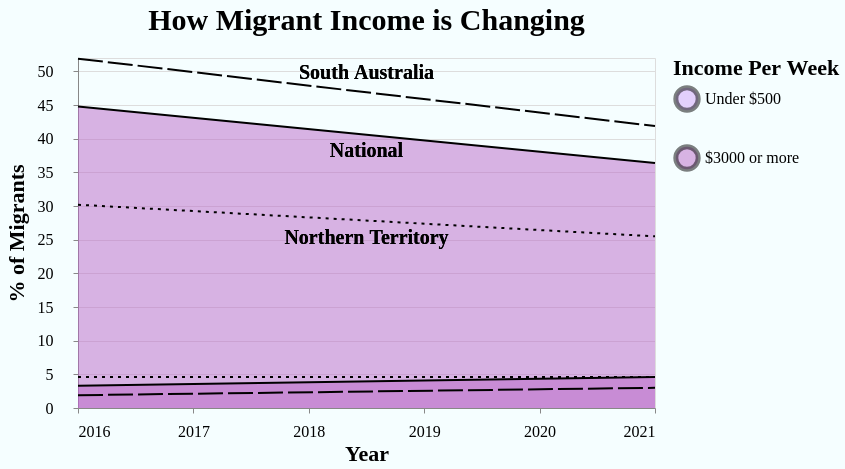

Specify this chart in Vega-Lite:
### Vega-Lite specification from a JSON file in a GitHub repository (floating-point values rounded to 4 significant figures)
{"$schema": "https://vega.github.io/schema/vega-lite/v5.json", "title": {"text": "How Migrant Income is Changing", "font": "Dubai", "dy": -15, "fontSize": 30}, "background": "#f5feff", "width": 577, "height": 350, "data": {"values": [{"Code": 4, "Label": "South Australia", "Year": 2016, "Under $500 per week": 51.9, "$3000 or more per week (%)": 1.9, "Category": "Under $500"}, {"Code": 4, "Label": "South Australia", "Year": 2021, "Under $500 per week": 41.9, "$3000 or more per week (%)": 3.0, "Category": "Under $500"}, {"Code": 7, "Label": "Northern Territory", "Year": 2016, "Under $500 per week": 30.2, "$3000 or more per week (%)": 4.6, "Category": "Under $500"}, {"Code": 7, "Label": "Northern Territory", "Year": 2021, "Under $500 per week": 25.5, "$3000 or more per week (%)": 4.6, "Category": "Under $500"}, {"Code": 8, "Label": "National", "Year": 2016, "Under $500 per week": 44.8, "$3000 or more per week (%)": 3.3, "Category": "$3000 or more"}, {"Code": 8, "Label": "National", "Year": 2021, "Under $500 per week": 36.4, "$3000 or more per week (%)": 4.6, "Category": "$3000 or more"}]}, "layer": [{"mark": {"type": "area", "opacity": 0.5}, "transform": [{"filter": "datum.Label == 'National'"}], "encoding": {"x": {"field": "Year", "type": "quantitative", "axis": {"title": "Year", "labelFont": "Dubai", "labelFontSize": 16, "titleFont": "Dubai", "titleFontSize": 22, "ticks": true, "tickCount": 4, "labelPadding": 10, "grid": false, "format": "d"}}, "y": {"field": "Under $500 per week", "type": "quantitative", "scale": {"domain": [0, 52]}, "axis": {"title": "% of Migrants", "labelFont": "Dubai", "labelFontSize": 16, "titleFont": "Dubai", "titleFontSize": 22, "labelPadding": 20, "tickMinStep": 5, "titleX": -50}}, "color": {"field": "Category", "scale": {"domain": ["Under $500", "$3000 or more"], "range": ["#CF9FFA", "#BA68C8"]}, "legend": {"title": "Income Per Week", "labelFontSize": 16, "titleFontSize": 22, "titleFont": "Dubai", "labelFont": "Dubai", "labelLimit": 1000, "rowPadding": 15, "titleLimit": 1000, "symbolStrokeColor": "black", "symbolStrokeWidth": 5, "symbolSize": 500}}, "tooltip": [{"field": "Label", "title": "State"}, {"field": "Year", "title": "Year"}, {"field": "Under $500 per week", "title": "Under $500 (%)"}]}}, {"mark": {"type": "line", "stroke": "black", "strokeDash": [3, 5]}, "transform": [{"filter": "datum.Label == 'Northern Territory'"}], "encoding": {"x": {"field": "Year", "type": "quantitative"}, "y": {"field": "Under $500 per week", "type": "quantitative", "scale": {"domain": [0, 52]}}}}, {"mark": {"type": "area", "opacity": 0.5}, "transform": [{"filter": "datum.Label == 'National'"}], "encoding": {"x": {"field": "Year", "type": "quantitative"}, "y": {"field": "$3000 or more per week (%)", "type": "quantitative", "scale": {"domain": [0, 52]}}, "color": {"value": "#BA68C8"}, "tooltip": [{"field": "Label", "title": "State"}, {"field": "Year", "title": "Year"}, {"field": "$3000 or more per week (%)", "title": "Migrants on $3000+ (%)"}]}}, {"mark": {"type": "line", "stroke": "black", "strokeDash": [0, 0]}, "transform": [{"filter": "datum.Label == 'National'"}], "encoding": {"x": {"field": "Year", "type": "quantitative"}, "y": {"field": "Under $500 per week", "type": "quantitative", "scale": {"domain": [0, 52]}}}}, {"mark": {"type": "line", "stroke": "black", "strokeDash": [0, 0]}, "transform": [{"filter": "datum.Label == 'National'"}], "encoding": {"x": {"field": "Year", "type": "quantitative"}, "y": {"field": "$3000 or more per week (%)", "type": "quantitative", "scale": {"domain": [0, 52]}}}}, {"mark": {"type": "line", "stroke": "black", "strokeDash": [25, 5]}, "transform": [{"filter": "datum.Label == 'South Australia'"}], "encoding": {"x": {"field": "Year", "type": "quantitative"}, "y": {"field": "Under $500 per week", "type": "quantitative", "scale": {"domain": [0, 52]}}}}, {"mark": {"type": "line", "stroke": "black", "strokeDash": [25, 5]}, "transform": [{"filter": "datum.Label == 'South Australia'"}], "encoding": {"x": {"field": "Year", "type": "quantitative"}, "y": {"field": "$3000 or more per week (%)", "type": "quantitative", "scale": {"domain": [0, 52]}}}}, {"mark": {"type": "line", "stroke": "black", "strokeDash": [3, 5]}, "transform": [{"filter": "datum.Label == 'Northern Territory'"}], "encoding": {"x": {"field": "Year", "type": "quantitative"}, "y": {"field": "$3000 or more per week (%)", "type": "quantitative", "scale": {"domain": [0, 52]}}}}, {"mark": {"type": "text", "font": "Dubai", "fontSize": 20, "fontWeight": "bold", "dy": -160}, "transform": [{"filter": "datum.Label == 'South Australia'"}], "encoding": {"text": {"field": "Label"}, "color": {"condition": {"test": "datum.Label == 'South Australia'", "value": "black"}, "value": "black"}}}, {"mark": {"type": "text", "font": "Dubai", "fontSize": 20, "fontWeight": "bold", "dy": -82.5}, "transform": [{"filter": "datum.Label == 'National'"}], "encoding": {"text": {"field": "Label"}, "color": {"condition": {"test": "datum.Label == 'National'", "value": "black"}, "value": "black"}}}, {"mark": {"type": "text", "font": "Dubai", "fontSize": 20, "fontWeight": "bold", "dy": 5}, "transform": [{"filter": "datum.Label == 'Northern Territory'"}], "encoding": {"text": {"field": "Label"}, "color": {"condition": {"test": "datum.Label == 'National'", "value": "black"}, "value": "black"}}}]}
